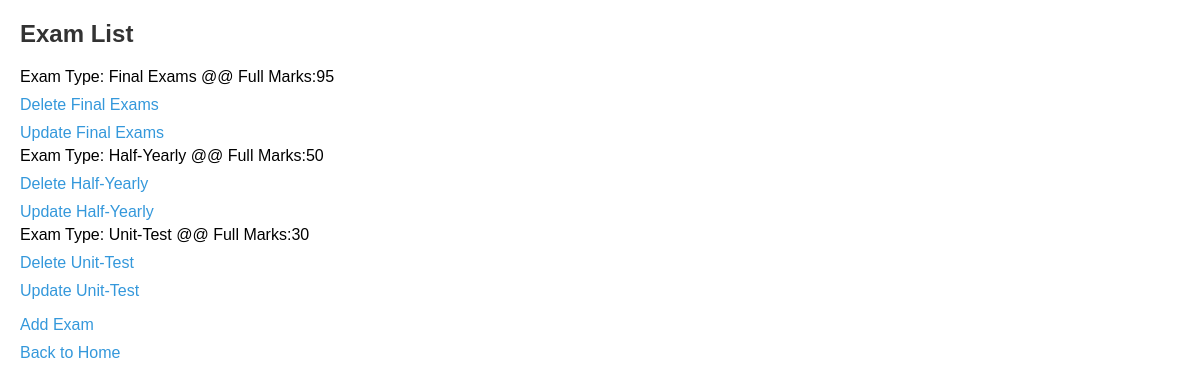
Screenshot of /exam/exam_list/ with the database file from the repository.
### exam_type/models.py (models this page shows, shortened)
class Exams(models.Model):
    exam_name=models.CharField(max_length=20)
    full_marks=models.PositiveIntegerField()

### exam_type/views.py (the view)
# urls.py: path('exam_list/', views.ExamList, name='exam_list'),
def ExamList(request):
    exams = Exams.objects.all()
    return render(request, 'exam_list.html',{'exams': exams})

### templates/exam_list.html (shortened to what this page needs)
<!DOCTYPE html>
<html lang="en">
<head>
</head>
<body>
    <h2>Exam List</h2>
    <ul>
        {% for exam in exams %}
            <li>Exam Type: {{ exam.exam_name }} @@ Full Marks:{{exam.full_marks}}</li>
            <a href="{% url 'exam_delete' exam.exam_name %}">Delete {{exam.exam_name}} </a>
            <a href="{% url 'exam_update' exam.exam_name %}">Update {{exam.exam_name}}</a>
        {% endfor %}
    </ul>
    <a href="{% url 'exam_add' %}">Add Exam</a>
    <a href="{% url 'class_list' %}" class="button">Back to Home</a>
</html>

### templates/exam_list.html (style rules this page uses)
body { font-family: Arial, sans-serif; margin: 20px; }
h2 { color: #333; }
ul { list-style-type: none; padding: 0; }
li { margin: 5px 0; }
a { color: #3498db; text-decoration: none; display: block; margin-top: 10px; }

### rows the page displays
Exams: exam_name "Final Exams", full_marks "95"
Exams: exam_name "Half-Yearly", full_marks "50"
Exams: exam_name "Unit-Test", full_marks "30"
